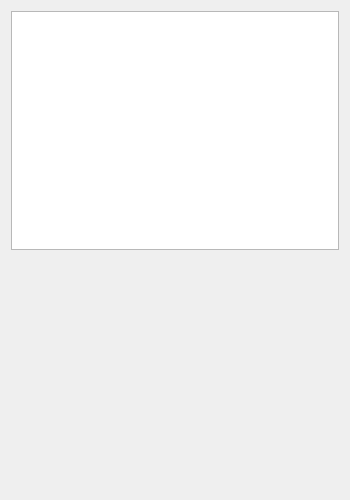
<?xml version="1.0" encoding="UTF-8"?>
<ui version="4.0">
 <class>Form</class>
 <widget class="QWidget" name="Form">
  <property name="geometry">
   <rect>
    <x>0</x>
    <y>0</y>
    <width>350</width>
    <height>500</height>
   </rect>
  </property>
  <property name="windowTitle">
   <string>Equation Elmer Freetextinput</string>
  </property>
  <layout class="QVBoxLayout" name="verticalLayout">
   <item>
    <widget class="QPlainTextEdit" name="plainTextEdit_elmer_freetextinput"/>
   </item>
   <item>
    <spacer name="verticalSpacer_2">
     <property name="orientation">
      <enum>Qt::Vertical</enum>
     </property>
     <property name="sizeHint" stdset="0">
      <size>
       <width>20</width>
       <height>40</height>
      </size>
     </property>
    </spacer>
   </item>
  </layout>
 </widget>
 <resources/>
 <connections/>
</ui>
